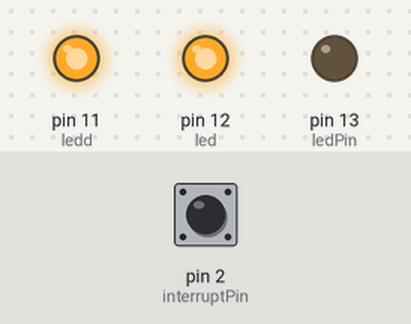
The sketch below on a simulated Arduino Uno, built with avr-gcc and run on an emulated ATmega328P. Parts: output pins drawn as LEDs (lit = HIGH). The test bench sets the inputs (shaded band); at power-on: pin 2 (interruptPin) HIGH.

Above: at 1.2 s.
1.3 s: pin 2 (interruptPin) pulled LOW for 0.15 s
At 2.8 s:
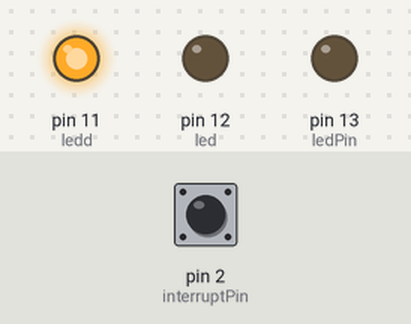
At 4.3 s:
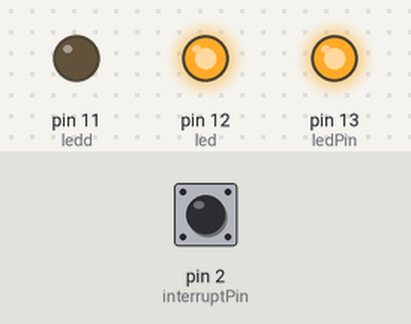
4.4 s: pin 2 (interruptPin) pulled LOW for 3.2 s
At 8.8 s:
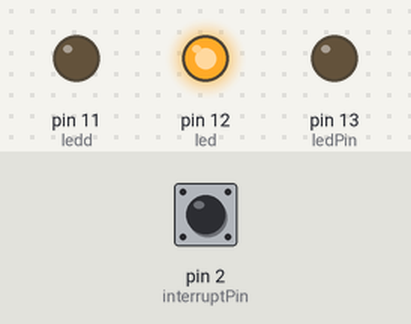
Timing chart, 0 to 15.1 s (numbered marks = the images above; inputs shaded):
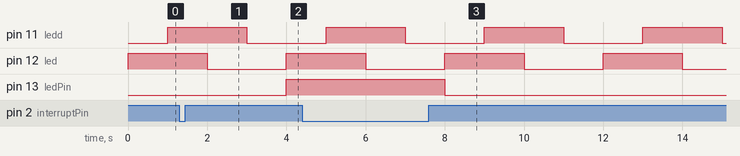

Measured:
- after the input at 1.3 s, pin 13 (ledPin): LOW → HIGH after 2.7 s
- after the input at 4.4 s, pin 13 (ledPin): HIGH → LOW after 3.6 s
- by itself, pin 11 (ledd), pin 12 (led): alternates HIGH for 2.0 s and LOW for 2.0 s

The sketch:

ext-interrupt.ino
```cpp
#define ledPin  13
#define led 12
#define  ledd 11
#define interruptPin 2
int state = 0;

void setup()
{
  pinMode(led, OUTPUT);
  pinMode(ledPin, OUTPUT);
    pinMode(ledd, OUTPUT);
  pinMode(interruptPin, INPUT_PULLUP);
  attachInterrupt(digitalPinToInterrupt(interruptPin), blink,LOW);
}

void loop()
{
  digitalWrite (led,HIGH);
  delay(1000);
  digitalWrite (ledd,HIGH);
  delay(1000);
  digitalWrite (led,LOW);
  delay(1000);
  digitalWrite (ledd,LOW);
  delay(1000);
  digitalWrite(ledPin, state);
}

void blink()
{
  state = !state;
}
```
